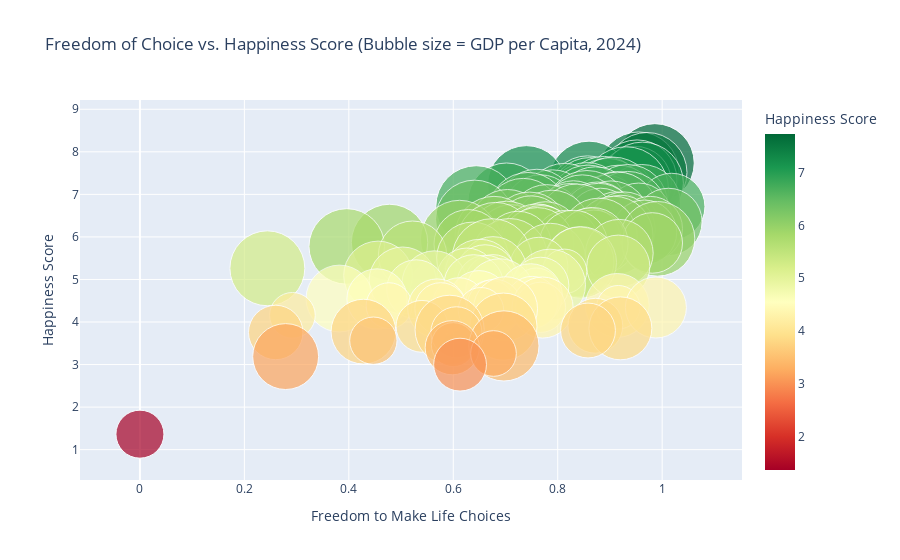

Here is the notebook cell this chart was saved with:
### Markdown cell above
14- Happiness Score vs. Freedom of Choice

### Code cell
df_year = df2025[df2025["year"] == 2024]

fig = px.scatter(
    df_year,
    x="freedom",
    y="score",
    size="gdp",                  # Bubble size: GDP per capita
    color="score",               # Optional: Color by happiness score
    hover_name="country",
    size_max=60,                 # Adjust max bubble size for readability
    color_continuous_scale="RdYlGn",
    title="Freedom of Choice vs. Happiness Score (Bubble size = GDP per Capita, 2024)",
    labels={"freedom": "Freedom to Make Life Choices", "score": "Happiness Score", "gdp": "GDP per Capita"}
)
fig.show()

### Figure 1 — Plotly figure (JSON) as saved in the notebook; plotly's stock layout.template omitted (floating-point values rounded to 4 significant figures; data arrays with more than 128 entries replaced by an {"elided": "..."} marker saying what was removed)
{"data": [{"hovertemplate": "<b>%{hovertext}</b><br><br>Freedom to Make Life Choices=%{x}<br>Happiness Score=%{marker.color}<br>GDP per Capita=%{marker.size}<extra></extra>", "hovertext": {"elided": "144 str values"}, "legendgroup": "", "marker": {"color": {"elided": "144 float values"}, "coloraxis": "coloraxis", "size": {"elided": "144 float values"}, "sizemode": "area", "sizeref": 0.0005633, "symbol": "circle"}, "mode": "markers", "name": "", "orientation": "v", "showlegend": false, "type": "scatter", "x": {"elided": "144 float values"}, "xaxis": "x", "y": {"elided": "144 float values"}, "yaxis": "y"}], "layout": {"coloraxis": {"colorbar": {"title": {"text": "Happiness Score"}}, "colorscale": [[0, "rgb(165,0,38)"], [0.1, "rgb(215,48,39)"], [0.2, "rgb(244,109,67)"], [0.3, "rgb(253,174,97)"], [0.4, "rgb(254,224,139)"], [0.5, "rgb(255,255,191)"], [0.6, "rgb(217,239,139)"], [0.7, "rgb(166,217,106)"], [0.8, "rgb(102,189,99)"], [0.9, "rgb(26,152,80)"], [1, "rgb(0,104,55)"]]}, "legend": {"itemsizing": "constant", "tracegroupgap": 0}, "title": {"text": "Freedom of Choice vs. Happiness Score (Bubble size = GDP per Capita, 2024)"}, "xaxis": {"anchor": "y", "domain": [0, 1], "title": {"text": "Freedom to Make Life Choices"}}, "yaxis": {"anchor": "x", "domain": [0, 1], "title": {"text": "Happiness Score"}}}}
